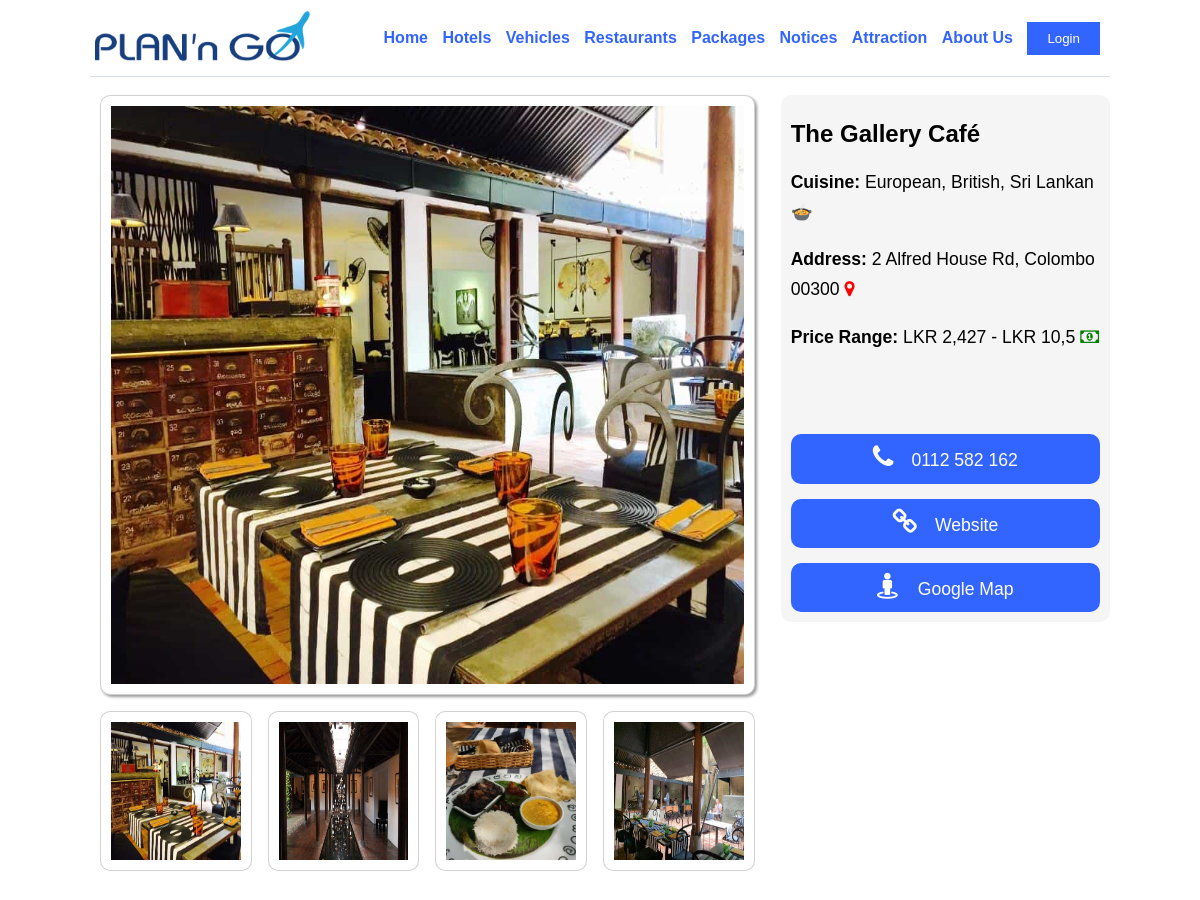
The page /restaurant_view.php?RId=1 (upper part) on the database as committed earlier.
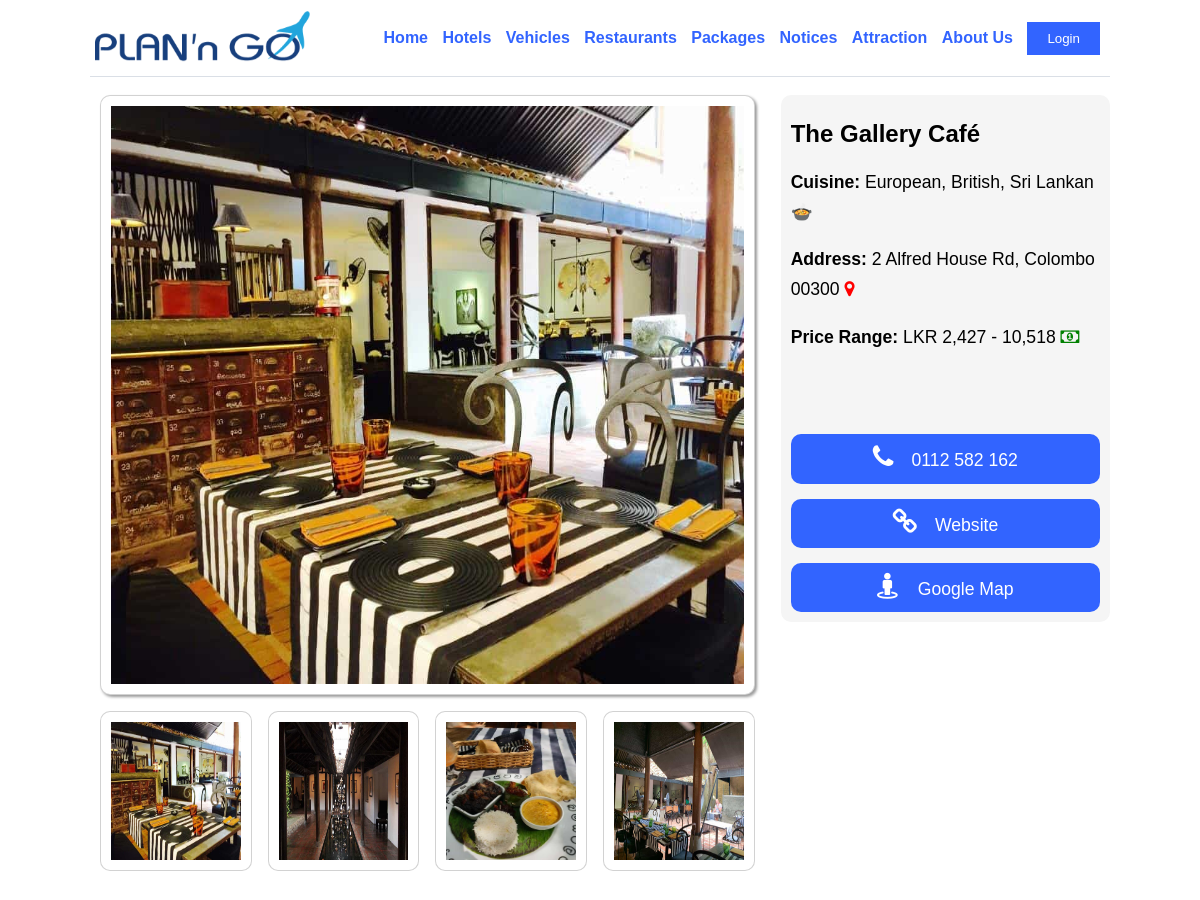
The same page on the database as committed later.
### tables this page shows
CREATE TABLE table_restaurant (
  restaurantId INT UNSIGNED AUTO_INCREMENT,
  restaurantName VARCHAR(40) NOT NULL,
  restaurantDistrict VARCHAR(40) NOT NULL,
  restaurantImagePri VARCHAR(40) NOT NULL,
  restaurantImage1 VARCHAR(40),
  restaurantImage2 VARCHAR(40),
  restaurantImage3 VARCHAR(40),
  restaurantDescription TEXT NOT NULL,
  restaurantMenu VARCHAR(40) NOT NULL,
  restaurantWebsite TEXT NOT NULL,
  restaurantAddress VARCHAR(60) NOT NULL,
  restaurantMap TEXT NOT NULL,
  restaurantPhoneNo VARCHAR(12) NOT NULL,
  restaurantPrice VARCHAR(40) NOT NULL,
  restaurantRating DECIMAL(2,1) DEFAULT 0.0,
  PRIMARY KEY (restaurantId)
);

### restaurant_view.php (the view, shortened to what this page needs)
<?php
	$rid = htmlspecialchars($_REQUEST['RId']);
	$sqlrestaurant = "SELECT * FROM `table_restaurant` WHERE `restaurantId` = " . $rid;
	$conn = OpenCon();
	$resultrestaurant = $conn->query($sqlrestaurant);
	include 'head.php';
	$restaurantRow = $resultrestaurant->fetch_assoc();
?>
	<link rel="stylesheet" href="https://cdnjs.cloudflare.com/ajax/libs/font-awesome/4.7.0/css/font-awesome.min.css">
	<link rel="stylesheet" href="css/restaurantView.css" type="text/css">
<?php include 'header.php' ?>
	<section class="grid-container">
		<div class="grid-images">
			<img id="main-image" src="img/Restaurant/<?php echo $restaurantRow['restaurantImagePri'] ?>" alt="image display">
			<img src="img/Restaurant/<?php echo $restaurantRow['restaurantImagePri'] ?>"  class="sub-image">
			<?php
				if(!(is_null($restaurantRow['restaurantImage1']))){
					echo '<img src="img/Restaurant/' . $restaurantRow['restaurantImage1'] . '"  class="sub-image">';
				}
				if(!(is_null($restaurantRow['restaurantImage2']))){
					echo '<img src="img/Restaurant/' . $restaurantRow['restaurantImage2'] . '"  class="sub-image">';
				}
				if(!(is_null($restaurantRow['restaurantImage3']))){
					echo '<img src="img/Restaurant/' . $restaurantRow['restaurantImage3'] . '"  class="sub-image">';
				}
			?>
			</div>
		<div>
			<div class="grid-details">
			<h1><?php echo $restaurantRow['restaurantName'] ?></h1>
			<p><b>Cuisine:</b> <?php echo $restaurantRow['restaurantMenu'] ?></p>
			<p><b>Address:</b> <?php echo $restaurantRow['restaurantAddress'] ?> <i class="fa fa-map-marker" style="color: red" aria-hidden="true"></i> </p>
			<p><b>Price Range:</b> <?php echo $restaurantRow['restaurantPrice'] ?> <i class="fa fa-money" style="color: green" aria-hidden="true"></i></p><br><br><br>
				<div class="buttons">
				<a href="tel:<?php echo $restaurantRow['restaurantPhoneNo'] ?>"><button class="button"><i class="fa fa-phone" aria-hidden="true"></i> <?php echo $restaurantRow['restaurantPhoneNo'] ?></button></a>
					<a href="<?php echo $restaurantRow['restaurantWebsite'] ?>" target="_blank"><button class="button"><i class="fa fa-link" aria-hidden="true"></i> Website</button></a>
					<a href="<?php echo $restaurantRow['restaurantMap'] ?>"><button class="button"><i class="fa fa-street-view" aria-hidden="true"></i> Google Map</button></a>
				</div>
		</div>
		</div>
	</section>
</body>
</html>

### head.php (shortened to what this page needs)
<!DOCTYPE html>
<html>
<head>
	<link rel="stylesheet" href="css/main.css" type="text/css">

### header.php (shortened to what this page needs)
</head>
<body>
	<header>
		<a href="index.php"><img src="img/main/logo.png" class="main-logo" alt="logo"></a>
		<nav>
			<ul class="nav_link">
				<li><a href="index.php">Home</a></li>
				<li><a href="hotel_search.php">Hotels</a></li>
				<li><a href="vehicle_search.php">Vehicles</a></li>
				<li><a href="restaurant_search.php">Restaurants</a></li>
				<li><a href="packages.php">Packages</a></li>
				<li><a href="notice.php">Notices</a></li>
				<li><a href="attraction.php">Attraction</a></li>
				<li><a href="aboutus.php">About Us</a></li>
				<?php
					if(isset($_SESSION['logged'])){
						echo '<li><a href="profile.php" class="login"><button class="btn-animation">Account</button></a></li>';
					}else{
						echo '<li><a href="login.php" class="login"><button class="btn-animation">Login</button></a></li>';
					}
				?>
			</ul>
		</nav>
	</header>
	<hr>

### css/main.css (style rules this page uses)
:root { --extralightblue: #ccddff; --lightblue: #7d9dff; --midblue: #3264ff; --darkblue: #0022ff; --black20: #11111120; --black30: #11111130; --black65: #11111165; --ash: #919191; --lightblack: #dadfe6; --midblack: #737373; }
* { box-sizing: border-box; transition: all .15s ease; }
body { overflow-x: hidden; width: 85%; margin-left: auto; margin-right: auto; font-family: sans-serif, "Times New Roman"; }
hr { border: 10px; border-top : 1px solid var(--lightblack); }
.btn-animation { cursor: pointer; background-color: var(--midblue); color: white; transition: 0.25s; border: 0px; }
header { display: flex; justify-content: space-between; align-items: center; padding: 5px ; min-height: 55px; max-height: 60px; }
.main-logo { flex-shrink: 1; cursor: pointer; height: 50px; }
.nav_link { margin-left: auto; list-style: none; flex-grow: 3; }
.nav_link li { font-family: 'Mada', sans-serif; font-weight: 700; display: inline-block; padding: 0px 5px; }
.nav_link li a { color: var(--midblue); transition: all 0.3s ease 0s; text-decoration: none; }
.login button { padding: 9px 20px; }
section, footer, .copyright, .nav_link li { opacity: 0; }
.nav_link li,.burger, header > a { animation: FadeLeft 0.25s ease forwards; }
footer, .copyright, section { animation: FadeUp 0.25s ease forwards; }
.nav_link li:nth-child(1) { animation-delay: .075s; }
.nav_link li:nth-child(2) { animation-delay: .15s; }
.nav_link li:nth-child(3) { animation-delay: .225s; }
.nav_link li:nth-child(4) { animation-delay: .3s; }
.nav_link li:nth-child(5) { animation-delay: .375s; }
.nav_link li:nth-child(6) { animation-delay: .45s; }
.nav_link li:nth-child(7) { animation-delay: .525s; }
section { animation-delay: .25s; }

### css/restaurantView.css (style rules this page uses)
.grid-container { display: grid; grid-template-columns: repeat(3, 1fr); grid-gap: 1em; margin-bottom: 1em; }
.grid-images { grid-column: 1/3; display: grid; grid-template-columns: repeat(4, 1fr); grid-gap: 1em; padding: 10px; }
.grid-images img { background-color: white; padding: 10px; border: 1px solid var(--black30); border-radius: 10px; width: 100%; height: 20vh; }
#main-image { grid-column: 1/-1; height: 75vh; box-shadow: 2px 2px 3px rgba(0,0,0,0.4); transition: all 2s; }
.grid-details { margin-top: 10px; background-color: #f5f5f5; border-radius: 10px; padding: 5px 10px; }
.grid-details h1 { color: black; font-weight: bolder; }
.grid-details p { font-size: 1.1em; line-height: 1.7; }
.grid-details *[class="button"], .price { font-family: 'Mada', sans-serif; background-color: var(--midblue); padding: 10px; border-radius: 10px; color: white; text-align: center; }
.grid-details button[class="button"] { margin: 10px 0 5px 0; width: 100%; font-size: 1.1em; line-height: 1.5; border: 0; }
.grid-details button[class="button"] > i { font-size: 1.5em; letter-spacing: 0.5em; }

Rows that differ between the two databases and show on the page:
changed table_restaurant "The Gallery Café": restaurantPrice "LKR 2,427 - LKR 10,5" → "LKR 2,427 - 10,518"
